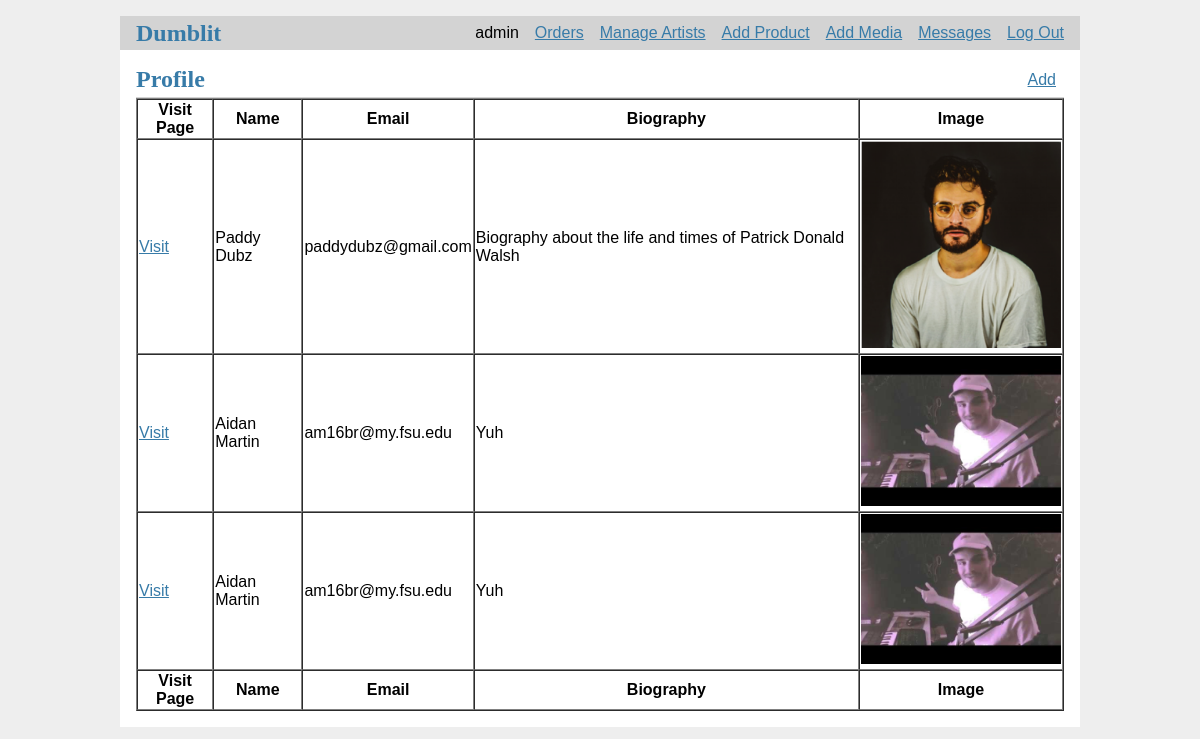
Screenshot of /table/Profile (signed in) with the database file from the repository.
### tables this page shows
CREATE TABLE user (
  id INTEGER PRIMARY KEY AUTOINCREMENT,
  username TEXT UNIQUE NOT NULL,
  password TEXT NOT NULL
);

CREATE TABLE Profile (
  id INTEGER PRIMARY KEY AUTOINCREMENT,
  author_id INTEGER NOT NULL,
  created TIMESTAMP NOT NULL DEFAULT CURRENT_TIMESTAMP,
  Name TEXT NOT NULL,
  Email TEXT NOT NULL,
  Phone TEXT NOT NULL,
  Location TEXT NOT NULL,
  Instagram TEXT NOT NULL,
  Twitter TEXT NOT NULL,
  Facebook TEXT NOT NULL,
  Youtube TEXT NOT NULL,
  Soundcloud TEXT NOT NULL,
  Spotify TEXT NOT NULL,
  AppleMusic TEXT NOT NULL,
  Biography TEXT NOT NULL,
  Image TEXT NOT NULL,
  Image2 TEXT NOT NULL,
  menu_color TEXT NOT NULL,
  background_color TEXT NOT NULL,
  main_text_color TEXT NOT NULL,
  secondary_text_color TEXT NOT NULL,
  FOREIGN KEY (author_id) REFERENCES user (id)
);

### flaskr/blog.py (the view)
@bp.route("/table/<path:page>", methods=("GET", "POST"))
def table(page):
    if(page == "order"):
        list = ["Name", "Address", "Product", "Quantity", "Price"]
        string = "SELECT * FROM " + page
    else:
        list = get_table(page)
        string = "SELECT * FROM " + page
    db = get_db()
    rows = db.execute(string).fetchall()
    return render_template("blog/table.html", list=list, rows=rows, page=page)

### flaskr/auth.py (called while the page is built)
@bp.before_app_request
def load_logged_in_user():
    user_id = session.get("user_id")
    if user_id is None:
        g.user = None
    else:
        g.user = (
            get_db().execute("SELECT * FROM user WHERE id = ?", (user_id,)).fetchone()
        )

### flaskr/blog.py (called while the page is built)
def get_table(page):
    if(page == "Product"):
        list = ["Delete Product", "Add Variant", "Name", "Price", "Description", "Image"]
    elif(page == "Profile"):
        list = ["Visit Page", "Name", "Email", "Biography", "Image"]
    elif(page == "Message"):
        list = ["author_id", "body", "file", "created"]
    elif(page == "Cart"):
        list = ["Name", "Quantity", "Price", "Image", "Delete Product",]
    return list

### flaskr/db.py (called while the page is built)
def get_db():
    if "db" not in g:
        g.db = sqlite3.connect(
            current_app.config["DATABASE"], detect_types=sqlite3.PARSE_DECLTYPES
        )
        g.db.row_factory = sqlite3.Row
    return g.db

### flaskr/templates/blog/table.html
{% extends 'base.html' %}
{% block header %}
  <h1>{% block title %}{{page}}{% endblock %}</h1>
  {% if g.user %}
    <a class="action" href="{{ url_for('blog.add', page='Profile') }}">Add</a>
  {% endif %}
{% endblock %}
{% block content %}
<table border = 1 width="100%" cellspacing="0">
  <thead>
    <tr>
      {% for x in list %}
      <th>{{x}}</th>
      {% endfor %}
  </thead>
  <tfoot>
    <tr>
      {% for x in list %}
      <th>{{x}}</th>
      {% endfor %}
    </tr>
  </tfoot>
  <tbody>
    {% for row in rows %}
        <tr>
          {% for x in list %}
          {% if x == "Image" %}
              <td><img width=200px src="../{{row["Image"]}}" ></td>
          {% elif x == "Add Variant" %}
            <td><a class="action" href="{{url_for('blog.addVariant', id=row['id'])}}">Add Variant</td>
          {% elif x == "Delete Product" %}
            <td>
              <form action="{{ url_for('blog.delete', id=row['id'], page=page) }}" method="post">
                <input class="danger" type="submit" value="Delete" onclick="return confirm('Are you sure?');">
              </form>
          {% elif x == "Visit Page" %}
              <td><a class="action" href="{{url_for('blog.profile', id=row['id'], name=row['name'])}}">Visit</td>
          {% else %}
              <td>{{row[x]}}</td>
          {% endif %}
          {% endfor %}
        </tr>
    {% endfor %}
  </tbody>
</table>
{% endblock %}

### flaskr/templates/base.html (shortened to what this page needs)
<!doctype html>
<link rel="stylesheet" href="{{ url_for('static', filename='style.css') }}">
<nav>
  <h1><a href="https://www.dumblitinc.com">Dumblit</a></h1>
  <ul>
    {% if g.user['username'] == 'admin' %}
      <li><span>{{ g.user['username'] }}</span>
      <li><a href="{{ url_for('blog.table', page='Profile') }}">Orders</a>
      <li><a href="{{ url_for('blog.table', page='Profile') }}">Manage Artists</a>
      <li><a href="{{ url_for('blog.add', page='Product') }}">Add Product</a>
      <li><a href="{{ url_for('blog.add', page='Post') }}">Add Media</a>
      <li><a href="{{ url_for('blog.inbox') }}">Messages</a>
      <li><a href="{{ url_for('auth.logout') }}">Log Out</a>
    {% else %}
      <li><a href="https://www.dumblitinc.com/shop">Shop</a>
      <li><a href="https://www.dumblitinc.com/music">Records</a>
      <li><a href="https://www.dumblitinc.com/tv">Media</a>
      <li><a href="{{ url_for('blog.artists') }}">Artists</a>
      <li><a href="https://www.dumblitinc.com/contact">Contact</a>
    {% endif %}
  </ul>
</nav>
<section class="content">
  <header>
    {% block header %}{% endblock %}
  </header>
  {% block content %}{% endblock %}
</section>

### flaskr/static/style.css (style rules this page uses)
h1, h2, h3, h4, h5, h6 { font-family: serif; color: #377ba8; margin: 1rem 0; }
a { color: #377ba8; }
nav { background: lightgray; display: flex; align-items: center; padding: 0 0.5rem; }
nav h1 { flex: auto; margin: 0; }
nav h1 a { text-decoration: none; padding: 0.25rem 0.5rem; }
nav ul { display: flex; list-style: none; margin: 0; padding: 0; }
nav ul li a, nav ul li span, header .action { display: block; padding: 0.5rem; }
.content { padding: 0 1rem 1rem; }
.content > header { border-bottom: 1px solid lightgray; display: flex; align-items: flex-end; }
.content > header h1 { flex: auto; margin: 1rem 0 0.25rem 0; }
.content:last-child { margin-bottom: 0; }

### rows the page displays
user: user.username "admin"
Profile: Name "Paddy Dubz" "paddydubz@gmail.com" "Biography about the life and times of Patrick Donald Walsh", Image (picture)
Profile: Name "Aidan Martin" "am16br@my.fsu.edu" "Yuh", Image (placeholder picture)
Profile: Name "Aidan Martin" "am16br@my.fsu.edu" "Yuh", Image (placeholder picture)

### other values shown
{{ page }} "Profile"
{{ x }} "Visit Page" "Name" "Email" "Biography" "Image"
